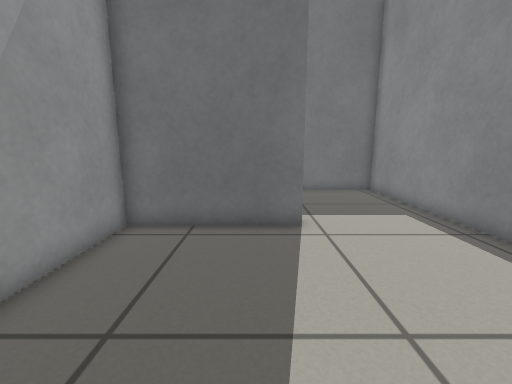
view 1 (above)

14 first-person views from a walk through a robot-simulator world made for Gazebo. The camera is 0.62 m above the floor, tilts 10° down and sees 90° across. The floor is counted in squares, 0.25 m on a side. Each view is taken from the middle of a square. On the plan, view 1 faces up. The plan holds only what a view shows up to about 17 squares ahead; the rest is blank.

view 2
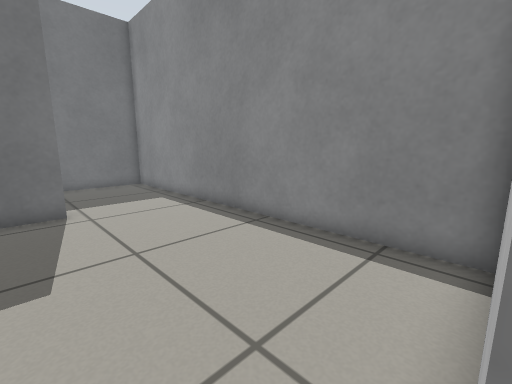

view 3
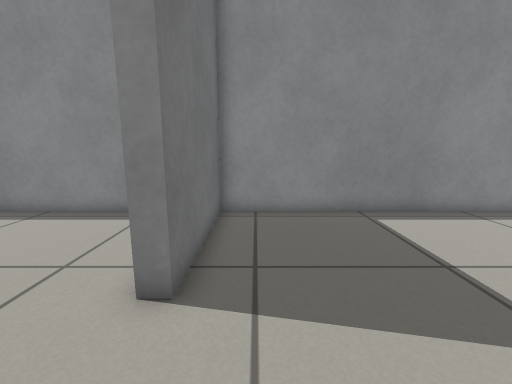

view 4
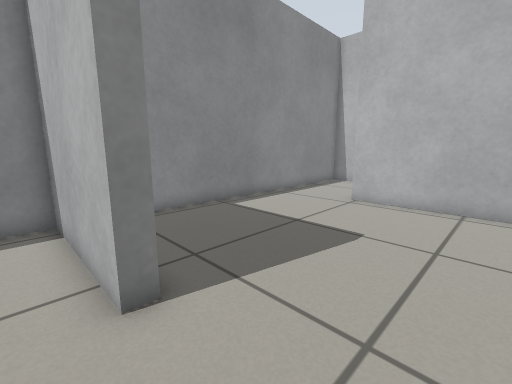

view 5
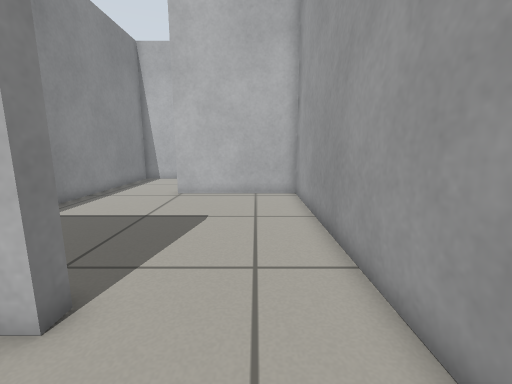

view 6
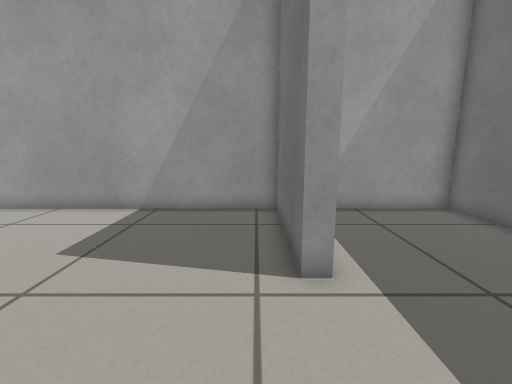

view 7
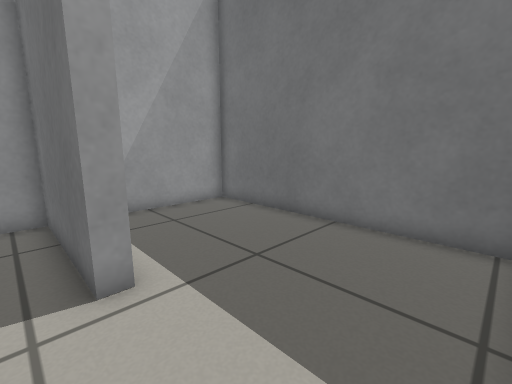

view 8
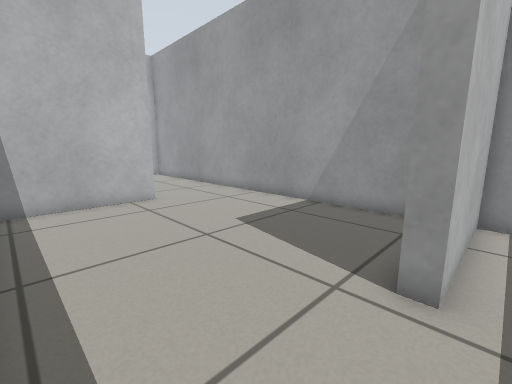

view 9
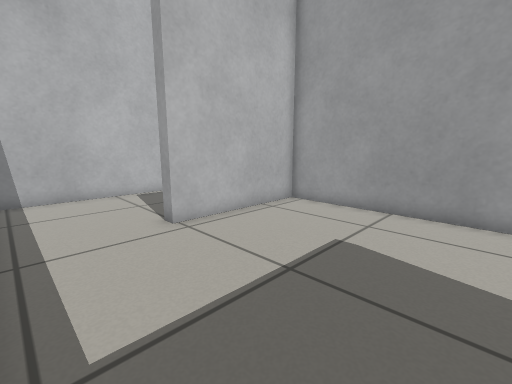

view 10
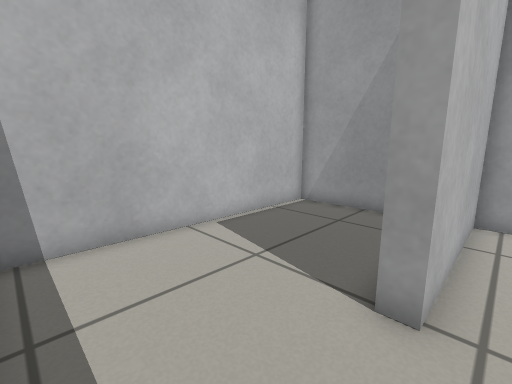

view 11
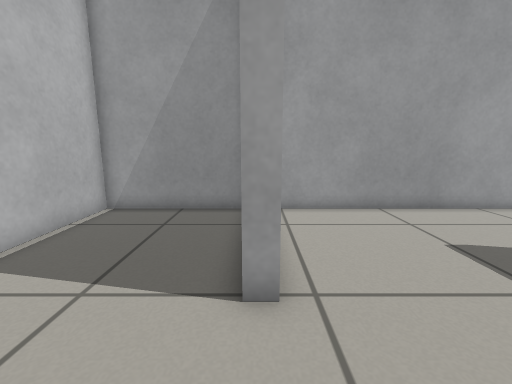

view 12
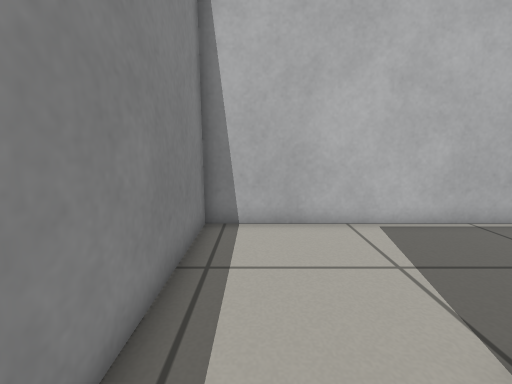

view 13
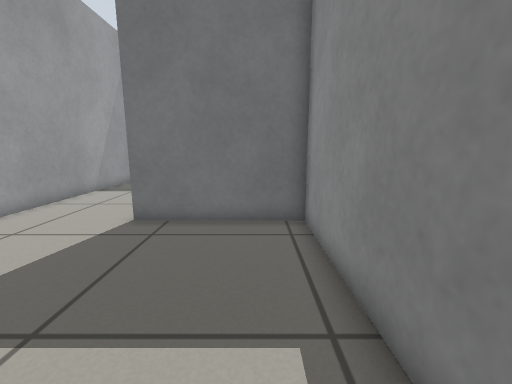

view 14
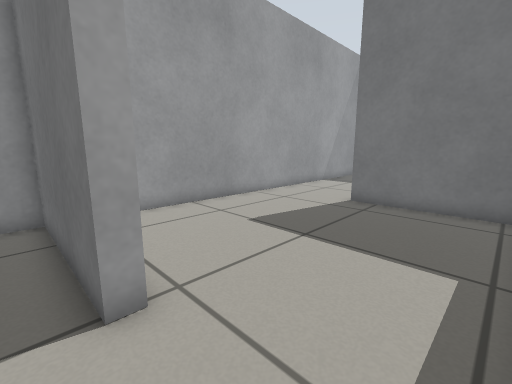

### Floor plan
Ten units are one square. View 1 is at (0, 0); x grows to the right and y downward. Boxes are objects, and circles mark ways between rooms. Rooms are numbered by the first view taken in them; rooms with no view inside come last. Other rooms are left out.
<svg viewBox="-46 -152 118 358">
<path fill="none" stroke="#000" d="M15 -79 -41 -79 -41 26M9 30 67 30 67 -75M67 136 67 36 9 36 9 30M-41 26 -41 136 22 136M67 -75 67 -147 -41 -147 -41 -85 15 -85 15 -79M22 136 22 142 -41 142 -41 201 67 201 67 136"/>
<circle cx="-15" cy="35" r="3" fill="#2a7"/>
<circle cx="40" cy="-80" r="3" fill="#2a7"/>
<circle cx="45" cy="140" r="3" fill="#2a7"/>
<text x="10" y="-30">1</text>
<text x="10" y="90">2</text>
<text x="20" y="-110">3</text>
<text x="20" y="170">4</text>
</svg>
Room 1 opens to room 2. Room 1 opens to room 3. Room 2 opens to room 4.

Where each view was taken, in squares from view 1:
view 1: 0 up, 0 right, facing up
view 2: 3 down, 0 right, facing up-right
view 3: 5 down, 3 left, facing right
view 4: 2 down, 3 left, facing down-right
view 5: 0 up, 2 left, facing down
view 6: 7 up, 6 right, facing left
view 7: 7 up, 6 right, facing up-left
view 8: 9 up, 6 right, facing down-left
view 9: 6 down, 6 right, facing down-left
view 10: 13 down, 6 right, facing down-left
view 11: 14 down, 6 right, facing left
view 12: 12 down, 5 right, facing down
view 13: 12 down, 5 right, facing up
view 14: 15 down, 6 right, facing up-left
